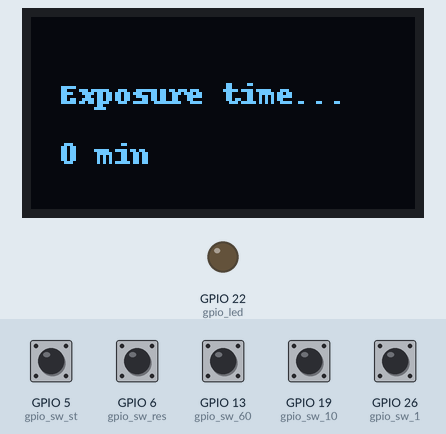
Simulated run of this program. Board: Raspberry Pi (BCM pin numbers). Parts: 128×64 one-colour display, output pins drawn as LEDs (lit = HIGH). The inputs (shaded band) are chosen by the test bench; at power-on: GPIO 5 (gpio_sw_st), GPIO 6 (gpio_sw_res), GPIO 13 (gpio_sw_60), GPIO 19 (gpio_sw_10), GPIO 26 (gpio_sw_1) HIGH. The clock reads 2024-03-15 10:24:30 at power-on unless the program sets it. At 11.6 s the program stops and its outputs stay as they are.

Above: at 1.3 s.
1.4 s: GPIO 5 (gpio_sw_st) pulled LOW for 0.15 s
At 2.0 s:
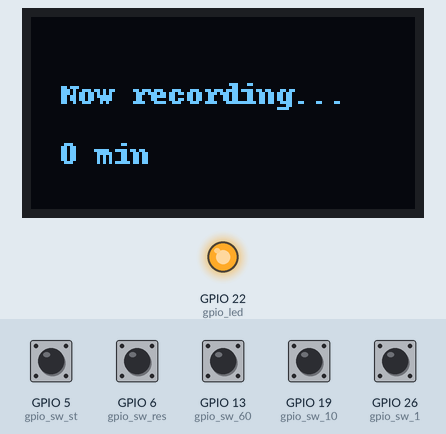
At 12.0 s:
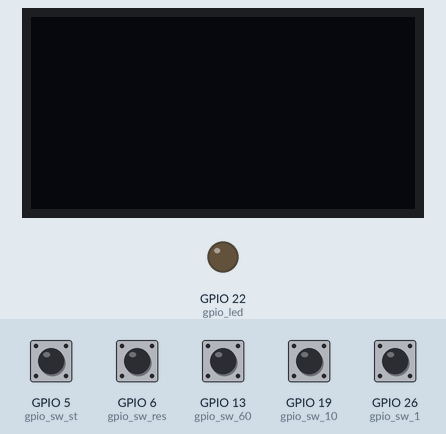
Timing chart, 0 to 13.1 s (numbered marks = the images above; inputs shaded):
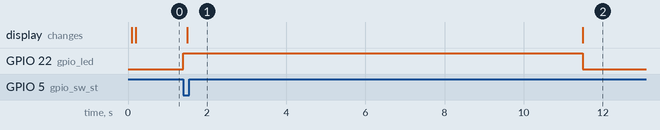

The program:

interface.py
```python
from luma.core.interface.serial import i2c
from luma.core.render import canvas
from luma.oled.device import sh1106

import RPi.GPIO as GPIO
import time


#### config ####
gpio_led = 22
gpio_sw_1 = 26
gpio_sw_10 = 19
gpio_sw_60 = 13
gpio_sw_res = 6
gpio_sw_st = 5

interval = 0.3

################

# displyas set up
serial = i2c(port=1, address=0x3C)
device = sh1106(serial)

GPIO.setmode(GPIO.BCM)
GPIO.setup(gpio_led, GPIO.OUT)
GPIO.setup(gpio_sw_1, GPIO.IN, pull_up_down=GPIO.PUD_UP)
GPIO.setup(gpio_sw_10, GPIO.IN, pull_up_down=GPIO.PUD_UP)
GPIO.setup(gpio_sw_60, GPIO.IN, pull_up_down=GPIO.PUD_UP)
GPIO.setup(gpio_sw_res, GPIO.IN, pull_up_down=GPIO.PUD_UP)
GPIO.setup(gpio_sw_st, GPIO.IN, pull_up_down=GPIO.PUD_UP)

GPIO.output(gpio_led, 0)

min = 0
status = 0
pressed_time = time.time()


def show_min(min):
    with canvas(device, dither=True) as draw:
        draw.text((10, 20), "Exposure time...", fill="white")
        draw.text((10, 40), str(min) + " min", fill="white")


show_min(min)


while True:
    if (GPIO.input(gpio_sw_1) == 0) & (status == 0) & (time.time() - pressed_time > interval):
        min += 1
        status = 1
        # print(min)
        show_min(min)
        pressed_time = time.time()

    elif (GPIO.input(gpio_sw_10) == 0) & (status == 0) & (time.time() - pressed_time > interval):
        min += 10
        status = 1
        # print(min)
        show_min(min)
        pressed_time = time.time()

    elif (GPIO.input(gpio_sw_60) == 0) & (status == 0) & (time.time() - pressed_time > interval):
        min += 60
        status = 1
        # print(min)
        show_min(min)
        pressed_time = time.time()

    elif (GPIO.input(gpio_sw_res) == 0) & (status == 0) & (time.time() - pressed_time > interval):
        min = 0
        status = 1
        # print(min)
        show_min(min)
        pressed_time = time.time()

    elif (GPIO.input(gpio_sw_st) == 0):
        GPIO.output(gpio_led, 1)

        with canvas(device, dither=True) as draw:
            draw.text((10, 20), "Now recording...", fill="white")
            draw.text((10, 40), str(min) + " min", fill="white")

        ##################
        ### deeplabcut ###
        ##################

        break

    else:
        status = 0


time.sleep(10)

GPIO.cleanup(gpio_led)
GPIO.cleanup(gpio_sw_1)
GPIO.cleanup(gpio_sw_10)
GPIO.cleanup(gpio_sw_60)
GPIO.cleanup(gpio_sw_res)
GPIO.cleanup(gpio_sw_st)
```

Measured:
- after the input at 1.4 s, GPIO 22 (gpio_led): LOW → HIGH at once, → LOW 10.1 s later; the display: changes after 0.10 s (image 1)
